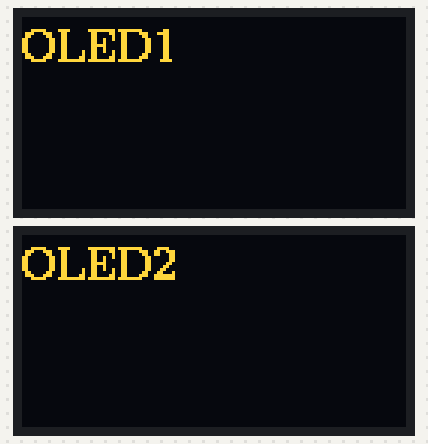
A sketch run on a simulated Arduino Uno, built with avr-gcc and run on an emulated ATmega328P. On the bench: 2 × 128×64 one-colour display. The OLED is the two-colour kind (top 16 rows yellow).

Above: at 0.4 s.

The sketch:

Arduino_IIC_0_96_2OLED_0x3D_0x3C.ino
```cpp
#include <Wire.h>
#include <U8g2lib.h>

#define SCREEN_WIDTH 128
#define SCREEN_HEIGHT 64

U8G2_SSD1306_128X64_NONAME_1_HW_I2C u8g2_1(U8G2_R0, /* reset=*/ U8X8_PIN_NONE); // 第一个屏幕对象
U8G2_SSD1306_128X64_NONAME_1_HW_I2C u8g2_2(U8G2_R0, /* reset=*/ U8X8_PIN_NONE); // 第二个屏幕对象

void setup() {
  Wire.begin();

  // 初始化第一个 OLED 屏幕，地址为 0x3D
  u8g2_1.setI2CAddress(0x3D << 1);
  u8g2_1.begin();

  // 初始化第二个 OLED 屏幕，地址为 0x3C
  u8g2_2.setI2CAddress(0x3C << 1);
  u8g2_2.begin();
}

void loop() {
  // 在屏幕1上显示 "OLED1"
  u8g2_1.firstPage();
  do {
    u8g2_1.setFont(u8g2_font_ncenB10_tr);
    u8g2_1.drawStr(0, 15, "OLED1");
  } while (u8g2_1.nextPage());

  // 在屏幕2上显示 "OLED2"
  u8g2_2.firstPage();
  do {
    u8g2_2.setFont(u8g2_font_ncenB10_tr);
    u8g2_2.drawStr(0, 15, "OLED2");
  } while (u8g2_2.nextPage());

  delay(2000); // 延时2秒
}
```
